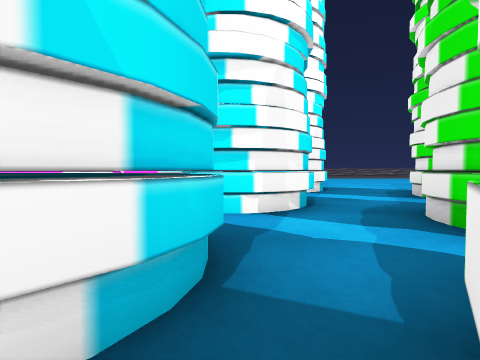
view 1 (above)

13 first-person views from a walk through a Unity game level. The camera is 0.59 m above the floor, tilts 2° down and sees 80° across. The floor is counted in squares, 1 m on a side. Each view is taken from the middle of a square. On the plan, view 1 faces up. The plan holds only what a view shows up to about 9 squares ahead; the rest is blank. The place goes on beyond the plan. Some surface patterns are stand-ins.

view 2
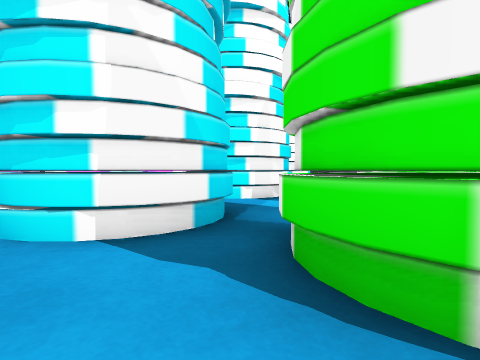

view 3
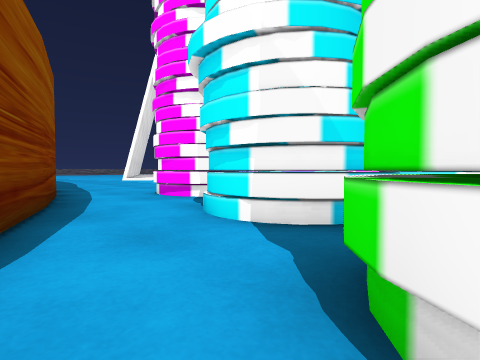

view 4
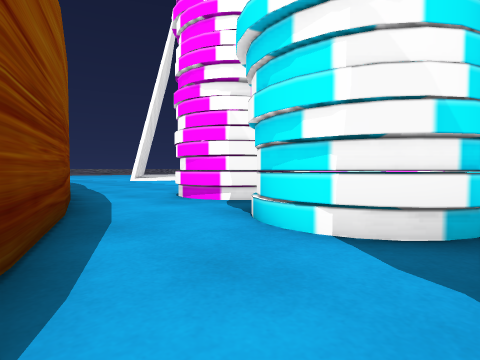

view 5
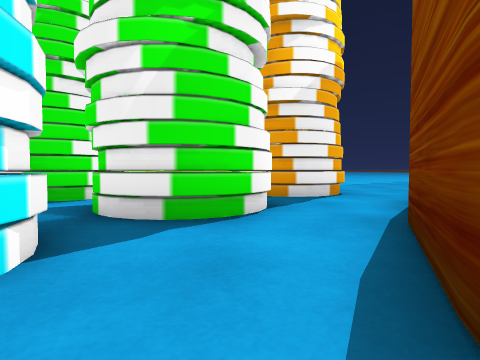

view 6
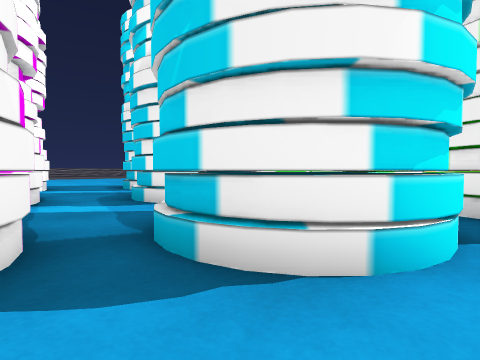

view 7
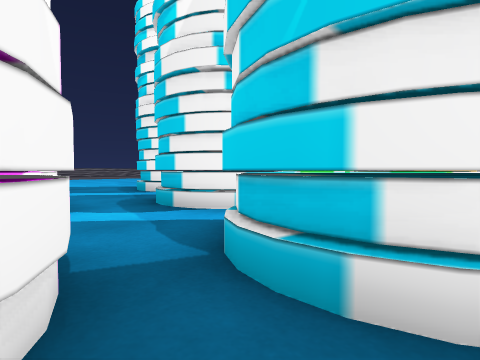

view 8
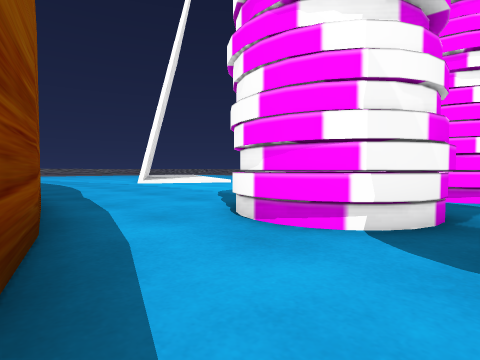

view 9
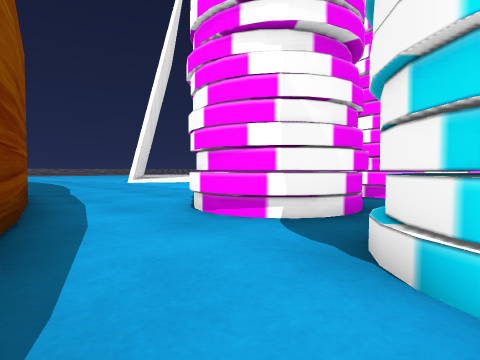

view 10
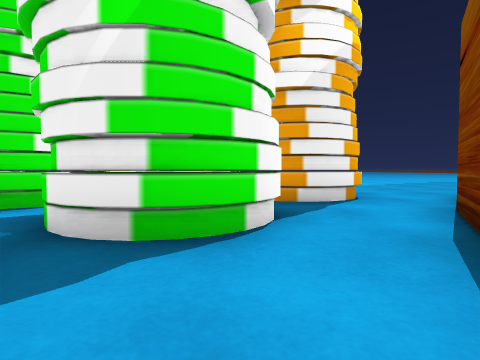

view 11
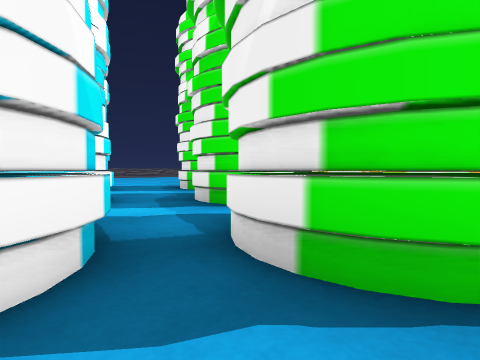

view 12
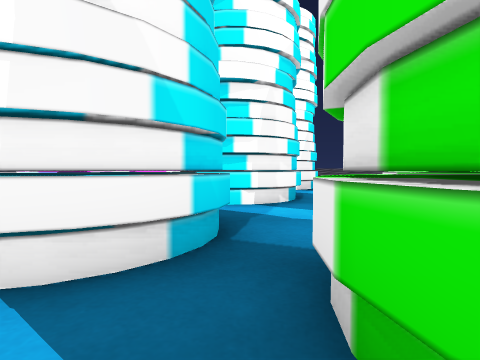

view 13
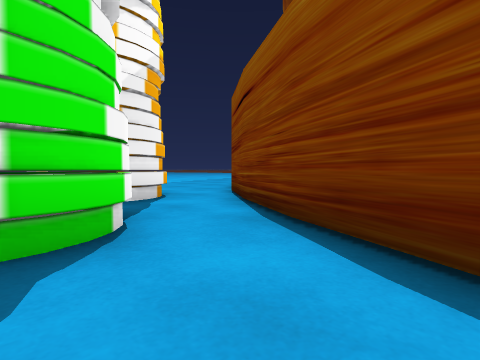

### Floor plan
Key: @ floor where view 1 was taken; # wall or solid block; x gap in a wall; . floor; T thing the floor can be seen under or through.
Columns run from 6 left of view 1 to 7 right of it. Each row starts with its distance up from view 1.
 10    ##..
  9    #..#  ...
  8    ...###...
  7  ###..  ..#
  6  ###.###..##
  5  .x..###...##
  4    ..##..##
  3  ##.##...##
  2 #####TT..##
  1 ...##TTTT.  ##
  0 ......@TT#  ##
 -1 ###....####
 -2   ####...###

Positions as (right, up) in squares from view 1, and headings:
1: (0, 0), facing up
2: (0, -2), facing up
3: (1, -2), facing up-left
4: (0, -2), facing up-left
5: (-3, -1), facing right
6: (-4, 0), facing up-right
7: (-4, 1), facing up-right
8: (-3, -1), facing up-left
9: (-2, -1), facing up-left
10: (-2, -1), facing right
11: (-1, -1), facing up-right
12: (0, -1), facing up
13: (-2, 0), facing down-right
